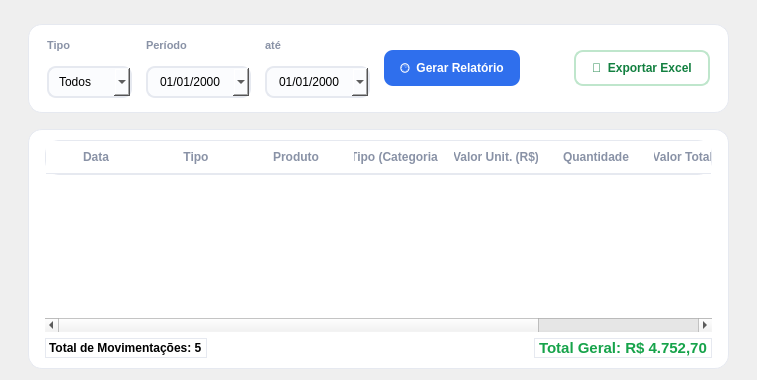
         <widget class="QWidget" name="page_relatorios">
          <layout class="QVBoxLayout" name="relatoriosLayout">
           <property name="leftMargin">
            <number>28</number>
           </property>
           <property name="topMargin">
            <number>24</number>
           </property>
           <property name="rightMargin">
            <number>28</number>
           </property>
           <property name="spacing">
            <number>16</number>
           </property>
           <item>
            <widget class="QFrame" name="filterBarFrame">
             <property name="styleSheet">
              <string notr="true">QFrame#filterBarFrame { background-color: #ffffff; border: 1px solid #e6e9f0; border-radius: 14px; }
QLabel { color: #8992a6; font-size: 8.5pt; font-weight: bold; }
QComboBox, QDateEdit { border: 1.5px solid #e6e9f0; border-radius: 9px; padding: 6px 10px; background-color: #fbfcfe; }</string>
             </property>
             <layout class="QHBoxLayout" name="filterBarLayout">
              <property name="leftMargin">
               <number>18</number>
              </property>
              <property name="topMargin">
               <number>14</number>
              </property>
              <property name="rightMargin">
               <number>18</number>
              </property>
              <property name="bottomMargin">
               <number>14</number>
              </property>
              <property name="spacing">
               <number>14</number>
              </property>
              <item>
               <layout class="QVBoxLayout" name="tipoFiltroCol">
                <item>
                 <widget class="QLabel" name="tipoFiltroLabel">
                  <property name="text">
                   <string>Tipo</string>
                  </property>
                 </widget>
                </item>
                <item>
                 <widget class="QComboBox" name="tipoFiltroComboBox">
                  <item>
                   <property name="text">
                    <string>Todos</string>
                   </property>
                  </item>
                  <item>
                   <property name="text">
                    <string>Entrada</string>
                   </property>
                  </item>
                  <item>
                   <property name="text">
                    <string>Saída</string>
                   </property>
                  </item>
                 </widget>
                </item>
               </layout>
              </item>
              <item>
               <layout class="QVBoxLayout" name="periodoDeCol">
                <item>
                 <widget class="QLabel" name="periodoDeLabel">
                  <property name="text">
                   <string>Período</string>
                  </property>
                 </widget>
                </item>
                <item>
                 <widget class="QDateEdit" name="periodoDeDateEdit">
                  <property name="calendarPopup">
                   <bool>true</bool>
                  </property>
                  <property name="displayFormat">
                   <string>dd/MM/yyyy</string>
                  </property>
                 </widget>
                </item>
               </layout>
              </item>
              <item>
               <layout class="QVBoxLayout" name="periodoAteCol">
                <item>
                 <widget class="QLabel" name="periodoAteLabel">
                  <property name="text">
                   <string>até</string>
                  </property>
                 </widget>
                </item>
                <item>
                 <widget class="QDateEdit" name="periodoAteDateEdit">
                  <property name="calendarPopup">
                   <bool>true</bool>
                  </property>
                  <property name="displayFormat">
                   <string>dd/MM/yyyy</string>
                  </property>
                 </widget>
                </item>
               </layout>
              </item>
              <item>
               <widget class="QPushButton" name="btnGerarRelatorio">
                <property name="minimumSize">
                 <size>
                  <width>0</width>
                  <height>36</height>
                 </size>
                </property>
                <property name="cursor">
                 <cursorShape>PointingHandCursor</cursorShape>
                </property>
                <property name="styleSheet">
                 <string notr="true">QPushButton { background-color: #2f6fed; color: #ffffff; border: none; border-radius: 9px; padding: 0 16px; font-weight: bold; }
QPushButton:hover { background-color: #255bc4; }</string>
                </property>
                <property name="text">
                 <string>🕑  Gerar Relatório</string>
                </property>
               </widget>
              </item>
              <item>
               <spacer name="filterBarSpacer">
                <property name="orientation">
                 <enum>Qt::Horizontal</enum>
                </property>
                <property name="sizeHint" stdset="0">
                 <size>
                  <width>40</width>
                  <height>20</height>
                 </size>
                </property>
               </spacer>
              </item>
              <item>
               <widget class="QPushButton" name="btnExportarExcel">
                <property name="minimumSize">
                 <size>
                  <width>0</width>
                  <height>36</height>
                 </size>
                </property>
                <property name="cursor">
                 <cursorShape>PointingHandCursor</cursorShape>
                </property>
                <property name="styleSheet">
                 <string notr="true">QPushButton { background-color: #ffffff; color: #128040; border: 1.5px solid #bfe6cc; border-radius: 9px; padding: 0 16px; font-weight: bold; }
QPushButton:hover { background-color: #eafaf0; }</string>
                </property>
                <property name="text">
                 <string>📄  Exportar Excel</string>
                </property>
               </widget>
              </item>
             </layout>
            </widget>
           </item>
           <item>
            <widget class="QFrame" name="relatorioTableFrame">
             <property name="styleSheet">
              <string notr="true">QFrame { background-color: #ffffff; border: 1px solid #e6e9f0; border-radius: 14px; }</string>
             </property>
             <layout class="QVBoxLayout" name="relatorioTableLayout">
              <property name="leftMargin">
               <number>16</number>
              </property>
              <property name="topMargin">
               <number>10</number>
              </property>
              <property name="rightMargin">
               <number>16</number>
              </property>
              <property name="bottomMargin">
               <number>10</number>
              </property>
              <item>
               <widget class="QTableWidget" name="relatorioTable">
                <property name="styleSheet">
                 <string notr="true">QTableWidget { border: none; gridline-color: #f0f2f7; }
QHeaderView::section { background-color: #ffffff; border: none; border-bottom: 1px solid #e6e9f0; color: #8992a6; font-weight: bold; padding: 8px; }</string>
                </property>
                <property name="editTriggers">
                 <set>QAbstractItemView::NoEditTriggers</set>
                </property>
                <attribute name="horizontalHeaderStretchLastSection">
                 <bool>true</bool>
                </attribute>
                <column>
                 <property name="text">
                  <string>Data</string>
                 </property>
                </column>
                <column>
                 <property name="text">
                  <string>Tipo</string>
                 </property>
                </column>
                <column>
                 <property name="text">
                  <string>Produto</string>
                 </property>
                </column>
                <column>
                 <property name="text">
                  <string>Tipo (Categoria)</string>
                 </property>
                </column>
                <column>
                 <property name="text">
                  <string>Valor Unit. (R$)</string>
                 </property>
                </column>
                <column>
                 <property name="text">
                  <string>Quantidade</string>
                 </property>
                </column>
                <column>
                 <property name="text">
                  <string>Valor Total (R$)</string>
                 </property>
                </column>
                <column>
                 <property name="text">
                  <string>Observação</string>
                 </property>
                </column>
               </widget>
              </item>
              <item>
               <layout class="QHBoxLayout" name="relatorioTotalLayout">
                <item>
                 <widget class="QLabel" name="totalMovimentacoesLabel">
                  <property name="styleSheet">
                   <string notr="true">font-weight: bold;</string>
                  </property>
                  <property name="text">
                   <string>Total de Movimentações: 5</string>
                  </property>
                 </widget>
                </item>
                <item>
                 <spacer name="relatorioTotalSpacer">
                  <property name="orientation">
                   <enum>Qt::Horizontal</enum>
                  </property>
                  <property name="sizeHint" stdset="0">
                   <size>
                    <width>40</width>
                    <height>20</height>
                   </size>
                  </property>
                 </spacer>
                </item>
                <item>
                 <widget class="QLabel" name="totalGeralLabel">
                  <property name="styleSheet">
                   <string notr="true">color: #16a34a; font-weight: bold; font-size: 11pt;</string>
                  </property>
                  <property name="text">
                   <string>Total Geral: R$ 4.752,70</string>
                  </property>
                 </widget>
                </item>
               </layout>
              </item>
             </layout>
            </widget>
           </item>
          </layout>
         </widget>
